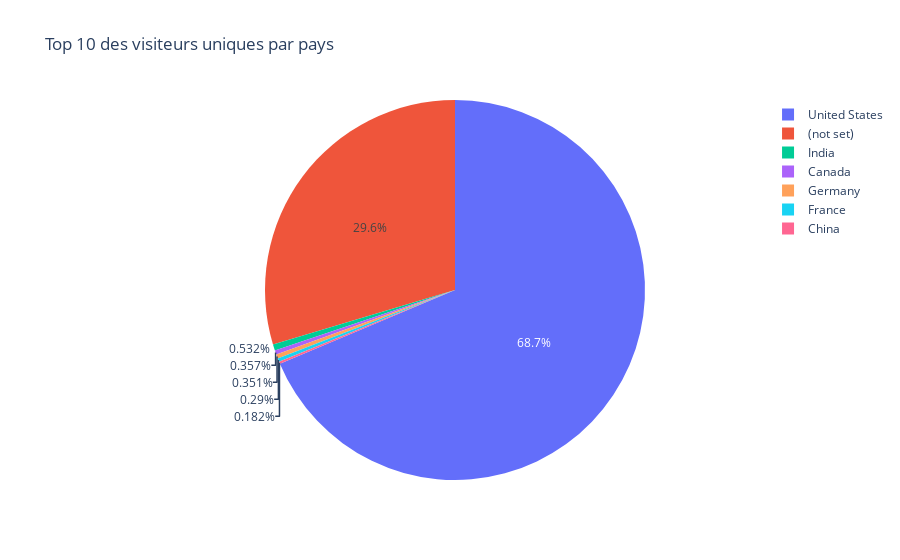

Notebook code cell kept with this figure:
### Code cell
figure = px.pie(df_unique_user_country, values='fullVisitorId', names='country', title='Top 10 des visiteurs uniques par pays')
figure.show()

### Figure 1 — Plotly figure (JSON) as saved in the notebook; plotly's stock layout.template omitted (floating-point values rounded to 4 significant figures)
{"data": [{"domain": {"x": [0, 1], "y": [0, 1]}, "hovertemplate": "country=%{label}<br>fullVisitorId=%{value}<extra></extra>", "labels": ["United States", "(not set)", "India", "Canada", "Germany", "France", "China"], "legendgroup": "", "name": "", "showlegend": true, "type": "pie", "values": [21536, 9294, 167, 112, 110, 91, 57]}], "layout": {"legend": {"tracegroupgap": 0}, "title": {"text": "Top 10 des visiteurs uniques par pays"}}}
